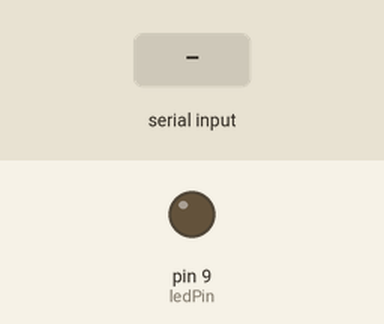
Recording of a sketch running on a simulated Arduino Uno, built with avr-gcc and run on an emulated ATmega328P. Shown: output pins drawn as LEDs (lit = HIGH). Inputs (shaded band) come from the test bench.

Above: at 1.2 s.
1.3 s: "H" received over Serial
At 2.0 s:
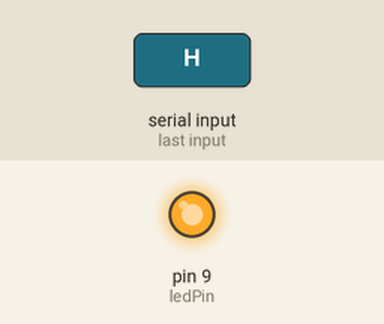
2.8 s: "1" received over Serial
At 3.2 s:
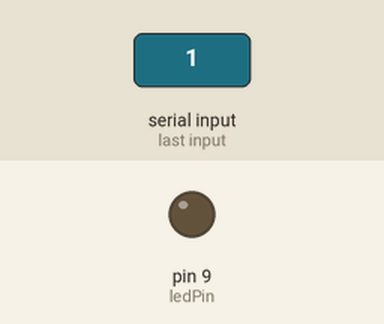
Timing chart, 0 to 5.8 s (numbered marks = the images above; inputs shaded):
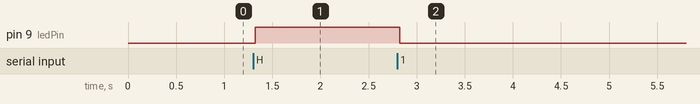

Measured:
- after the input at 1.3 s, pin 9 (ledPin): LOW → HIGH at once
- after the input at 2.8 s, pin 9 (ledPin): HIGH → LOW at once

The sketch:

_16_processing_to_arduino_arduino.ino
```cpp
 /**
 * Simple Write.
 *
 * Check if the mouse is over a rectangle and writes the status to the serial port.
 * This example works with the Wiring / Arduino program that follows below.
 */

 // Wiring/Arduino code:
 // Read data from the serial and turn ON or OFF a light depending on the value

 char val;        // Data received from the serial port
 int ledPin = 9;  // Set the pin to digital I/O 4

 void setup() {
   pinMode(ledPin, OUTPUT);   // Inizializzo il pin 9 come output
   Serial.begin(9600);        // Inizializzo la porta seriale
 }

 void loop() {
   if (Serial.available()) {  // Controllo che la porta sia disponibile
     val = Serial.read();     // poi leggo il valore in byte, un carattere alla volta
   }

   if (val == 'H') {              // Se il valore è H
     digitalWrite(ledPin, HIGH);  // accende il LED
   } else {                       // Se il valore è un altro
     digitalWrite(ledPin, LOW);   // spegne il LED
   }

   delay(30);   // Aspetta prima di leggere di nuovo
 }
```
